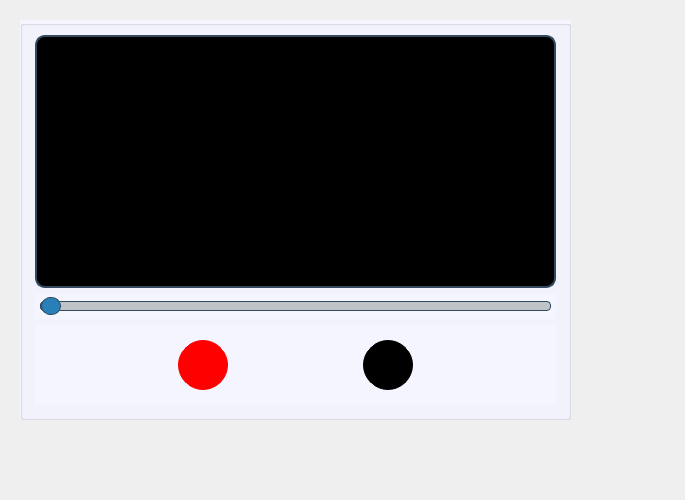
<?xml version="1.0" encoding="UTF-8"?>
<ui version="4.0">
 <class>Dialog</class>
 <widget class="QDialog" name="Dialog">
  <property name="geometry">
   <rect>
    <x>0</x>
    <y>0</y>
    <width>685</width>
    <height>500</height>
   </rect>
  </property>
  <property name="minimumSize">
   <size>
    <width>0</width>
    <height>500</height>
   </size>
  </property>
  <property name="windowTitle">
   <string>Dialog</string>
  </property>
  <widget class="QGroupBox" name="groupBox">
   <property name="geometry">
    <rect>
     <x>20</x>
     <y>20</y>
     <width>551</width>
     <height>400</height>
    </rect>
   </property>
   <property name="minimumSize">
    <size>
     <width>400</width>
     <height>400</height>
    </size>
   </property>
   <property name="styleSheet">
    <string notr="true">    font-size: 18px;
    font-weight: bold;
    padding: 5px;
background-color:rgb(245, 245, 255);

</string>
   </property>
   <property name="title">
    <string/>
   </property>
   <layout class="QVBoxLayout" name="verticalLayout">
    <item>
     <widget class="QWidget" name="video_player_widget" native="true">
      <property name="minimumSize">
       <size>
        <width>400</width>
        <height>250</height>
       </size>
      </property>
      <property name="styleSheet">
       <string notr="true">   border: 2px solid #34495E;
    border-radius: 10px;
    background-color: #000000;</string>
      </property>
     </widget>
    </item>
    <item>
     <widget class="QSlider" name="seekSlider">
      <property name="styleSheet">
       <string notr="true">
QSlider::groove:horizontal {
    border: 1px solid #34495E;
    height: 8px;
    background: #BDC3C7;
    border-radius: 4px;
}

QSlider::handle:horizontal {
    background: #2980B9;
    border: 1px solid #34495E;
    width: 18px;
    height: 18px;
    margin: -5px 0;
    border-radius: 9px;
}

QSlider::handle:horizontal:hover {
    background: #3498DB;
}

QSlider::sub-page:horizontal {
    background: #2980B9;
    border: 1px solid #34495E;
    height: 8px;
    border-radius: 4px;
}
</string>
      </property>
      <property name="orientation">
       <enum>Qt::Horizontal</enum>
      </property>
     </widget>
    </item>
    <item>
     <widget class="QGroupBox" name="groupBox_2">
      <property name="maximumSize">
       <size>
        <width>16777215</width>
        <height>80</height>
       </size>
      </property>
      <property name="styleSheet">
       <string notr="true">border:none;</string>
      </property>
      <property name="title">
       <string/>
      </property>
      <layout class="QHBoxLayout" name="horizontalLayout">
       <item>
        <widget class="QLabel" name="label">
         <property name="maximumSize">
          <size>
           <width>50</width>
           <height>50</height>
          </size>
         </property>
         <property name="styleSheet">
          <string notr="true">background-color:red;
border: 1px solid red;
                                    border-radius: 25px;
align-items:center;
padding:8px;</string>
         </property>
         <property name="text">
          <string/>
         </property>
         <property name="pixmap">
          <pixmap>images/buttons/play.png</pixmap>
         </property>
         <property name="scaledContents">
          <bool>true</bool>
         </property>
        </widget>
       </item>
       <item>
        <widget class="QLabel" name="label_2">
         <property name="maximumSize">
          <size>
           <width>50</width>
           <height>50</height>
          </size>
         </property>
         <property name="styleSheet">
          <string notr="true">background-color:black;
border: 1px solid black;
                                    border-radius: 25px;
align-items:center;
padding:8px;</string>
         </property>
         <property name="text">
          <string/>
         </property>
         <property name="pixmap">
          <pixmap>images/buttons/pause-black.png</pixmap>
         </property>
         <property name="scaledContents">
          <bool>true</bool>
         </property>
        </widget>
       </item>
      </layout>
     </widget>
    </item>
   </layout>
  </widget>
 </widget>
 <resources/>
 <connections/>
</ui>
